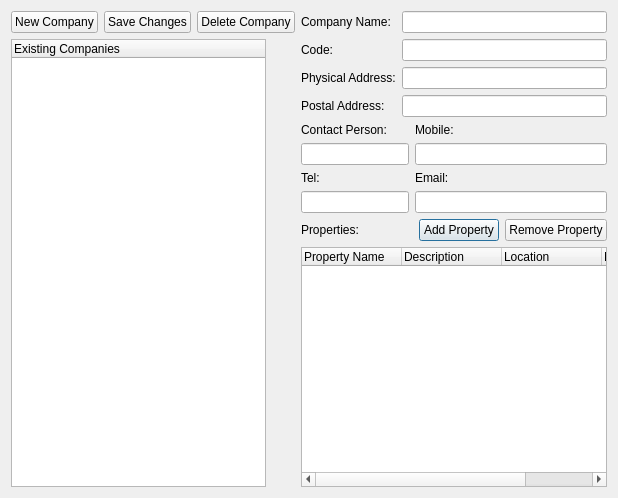
<?xml version="1.0" encoding="UTF-8"?>
<ui version="4.0">
 <class>CompaniesDialog</class>
 <widget class="QDialog" name="CompaniesDialog">
  <property name="geometry">
   <rect>
    <x>0</x>
    <y>0</y>
    <width>618</width>
    <height>498</height>
   </rect>
  </property>
  <property name="windowTitle">
   <string>Companies</string>
  </property>
  <layout class="QGridLayout" name="gridLayout_2">
   <item row="1" column="1">
    <layout class="QHBoxLayout" name="horizontalLayout">
     <item>
      <widget class="QLabel" name="label_6">
       <property name="text">
        <string>Properties:</string>
       </property>
      </widget>
     </item>
     <item>
      <spacer name="horizontalSpacer">
       <property name="orientation">
        <enum>Qt::Horizontal</enum>
       </property>
       <property name="sizeHint" stdset="0">
        <size>
         <width>40</width>
         <height>20</height>
        </size>
       </property>
      </spacer>
     </item>
     <item>
      <widget class="QPushButton" name="cmdAddProperty">
       <property name="text">
        <string>Add Property</string>
       </property>
      </widget>
     </item>
     <item>
      <widget class="QPushButton" name="cmdRemoveProperty">
       <property name="text">
        <string>Remove Property</string>
       </property>
      </widget>
     </item>
    </layout>
   </item>
   <item row="0" column="0" rowspan="3">
    <layout class="QVBoxLayout" name="verticalLayout">
     <item>
      <layout class="QHBoxLayout" name="horizontalLayout_2">
       <item>
        <widget class="QPushButton" name="cmdNewCompany">
         <property name="sizePolicy">
          <sizepolicy hsizetype="Fixed" vsizetype="Fixed">
           <horstretch>0</horstretch>
           <verstretch>0</verstretch>
          </sizepolicy>
         </property>
         <property name="text">
          <string>New Company</string>
         </property>
        </widget>
       </item>
       <item>
        <widget class="QPushButton" name="cmdSaveChanges">
         <property name="text">
          <string>Save Changes</string>
         </property>
        </widget>
       </item>
       <item>
        <widget class="QPushButton" name="cmdDeleteCompany">
         <property name="sizePolicy">
          <sizepolicy hsizetype="Fixed" vsizetype="Fixed">
           <horstretch>0</horstretch>
           <verstretch>0</verstretch>
          </sizepolicy>
         </property>
         <property name="text">
          <string>Delete Company</string>
         </property>
        </widget>
       </item>
      </layout>
     </item>
     <item>
      <widget class="QTreeWidget" name="trvCompanies">
       <property name="maximumSize">
        <size>
         <width>255</width>
         <height>16777215</height>
        </size>
       </property>
       <column>
        <property name="text">
         <string>Existing Companies</string>
        </property>
       </column>
      </widget>
     </item>
    </layout>
   </item>
   <item row="2" column="1">
    <widget class="QTreeWidget" name="trvProperties">
     <property name="sizePolicy">
      <sizepolicy hsizetype="Expanding" vsizetype="Expanding">
       <horstretch>6</horstretch>
       <verstretch>10</verstretch>
      </sizepolicy>
     </property>
     <column>
      <property name="text">
       <string>Property Name</string>
      </property>
     </column>
     <column>
      <property name="text">
       <string>Description</string>
      </property>
     </column>
     <column>
      <property name="text">
       <string>Location</string>
      </property>
     </column>
     <column>
      <property name="text">
       <string>No. Of Units</string>
      </property>
     </column>
    </widget>
   </item>
   <item row="0" column="1">
    <layout class="QGridLayout" name="gridLayout">
     <item row="1" column="0">
      <widget class="QLabel" name="label_7">
       <property name="text">
        <string>Code:</string>
       </property>
      </widget>
     </item>
     <item row="1" column="1" colspan="2">
      <widget class="QLineEdit" name="txtCode"/>
     </item>
     <item row="7" column="2">
      <widget class="QLineEdit" name="txtEmail"/>
     </item>
     <item row="2" column="1" colspan="2">
      <widget class="QLineEdit" name="txtPhysicalAddress"/>
     </item>
     <item row="6" column="2">
      <widget class="QLabel" name="label_5">
       <property name="text">
        <string>Email:</string>
       </property>
      </widget>
     </item>
     <item row="0" column="1" colspan="2">
      <widget class="QLineEdit" name="txtCompanyName"/>
     </item>
     <item row="2" column="0">
      <widget class="QLabel" name="label_2">
       <property name="text">
        <string>Physical Address:</string>
       </property>
      </widget>
     </item>
     <item row="3" column="0">
      <widget class="QLabel" name="label_3">
       <property name="text">
        <string>Postal Address:</string>
       </property>
      </widget>
     </item>
     <item row="0" column="0">
      <widget class="QLabel" name="label">
       <property name="text">
        <string>Company Name:</string>
       </property>
      </widget>
     </item>
     <item row="5" column="2">
      <widget class="QLineEdit" name="txtMobileNo"/>
     </item>
     <item row="4" column="2">
      <widget class="QLabel" name="label_4">
       <property name="text">
        <string>Mobile:</string>
       </property>
      </widget>
     </item>
     <item row="3" column="1" colspan="2">
      <widget class="QLineEdit" name="txtPostalAddress"/>
     </item>
     <item row="5" column="0" colspan="2">
      <widget class="QLineEdit" name="txtContactPerson"/>
     </item>
     <item row="7" column="0" colspan="2">
      <widget class="QLineEdit" name="txtTelNo"/>
     </item>
     <item row="6" column="0" colspan="2">
      <widget class="QLabel" name="label_9">
       <property name="text">
        <string>Tel:</string>
       </property>
      </widget>
     </item>
     <item row="4" column="0" colspan="2">
      <widget class="QLabel" name="label_8">
       <property name="text">
        <string>Contact Person:</string>
       </property>
      </widget>
     </item>
    </layout>
   </item>
  </layout>
 </widget>
 <tabstops>
  <tabstop>cmdDeleteCompany</tabstop>
  <tabstop>trvCompanies</tabstop>
  <tabstop>txtCompanyName</tabstop>
  <tabstop>txtCode</tabstop>
  <tabstop>txtPhysicalAddress</tabstop>
  <tabstop>txtPostalAddress</tabstop>
  <tabstop>txtContactPerson</tabstop>
  <tabstop>txtMobileNo</tabstop>
  <tabstop>txtTelNo</tabstop>
  <tabstop>txtEmail</tabstop>
  <tabstop>cmdAddProperty</tabstop>
  <tabstop>cmdRemoveProperty</tabstop>
  <tabstop>trvProperties</tabstop>
 </tabstops>
 <resources/>
 <connections/>
</ui>
